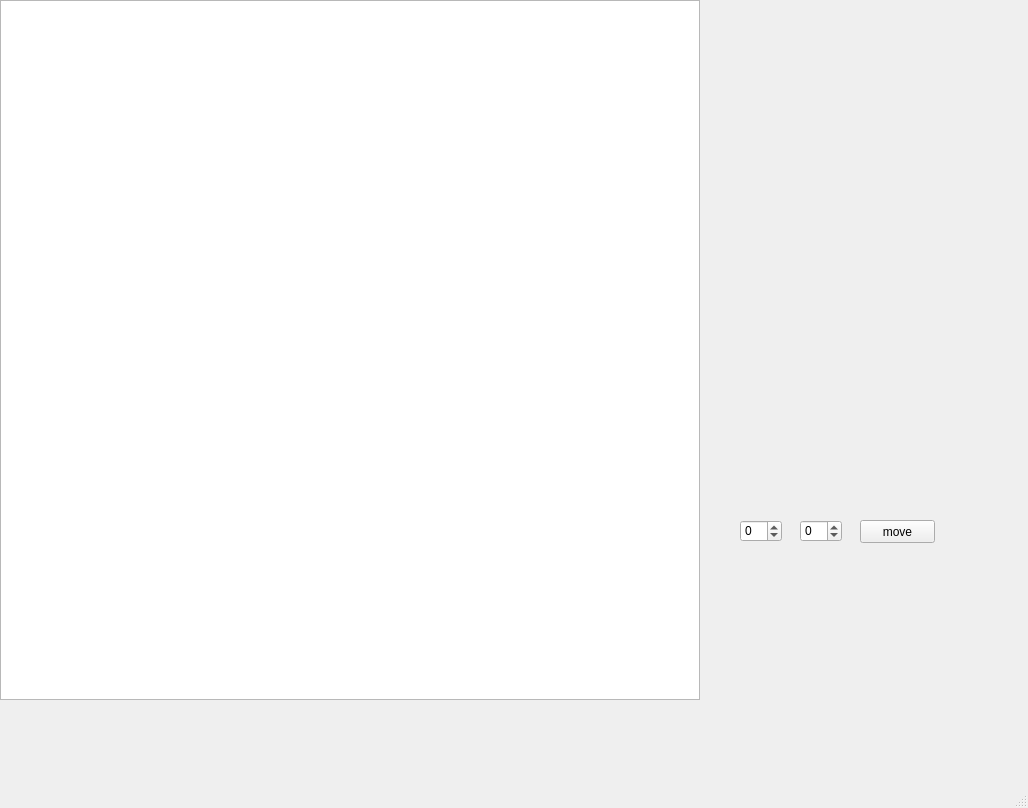
<?xml version="1.0" encoding="UTF-8"?>
<ui version="4.0">
 <class>MainWindow</class>
 <widget class="QMainWindow" name="MainWindow">
  <property name="geometry">
   <rect>
    <x>0</x>
    <y>0</y>
    <width>1028</width>
    <height>808</height>
   </rect>
  </property>
  <property name="windowTitle">
   <string>MainWindow</string>
  </property>
  <widget class="QWidget" name="centralwidget">
   <widget class="QSpinBox" name="spinBox_x">
    <property name="geometry">
     <rect>
      <x>740</x>
      <y>520</y>
      <width>42</width>
      <height>22</height>
     </rect>
    </property>
    <property name="minimum">
     <number>-1000</number>
    </property>
    <property name="maximum">
     <number>1000</number>
    </property>
   </widget>
   <widget class="QSpinBox" name="spinBox_y">
    <property name="geometry">
     <rect>
      <x>800</x>
      <y>520</y>
      <width>42</width>
      <height>22</height>
     </rect>
    </property>
    <property name="minimum">
     <number>-1000</number>
    </property>
    <property name="maximum">
     <number>1000</number>
    </property>
   </widget>
   <widget class="QPushButton" name="pushButton">
    <property name="geometry">
     <rect>
      <x>860</x>
      <y>520</y>
      <width>75</width>
      <height>23</height>
     </rect>
    </property>
    <property name="text">
     <string>move</string>
    </property>
   </widget>
   <widget class="QGraphicsView" name="graphicsView">
    <property name="geometry">
     <rect>
      <x>0</x>
      <y>0</y>
      <width>700</width>
      <height>700</height>
     </rect>
    </property>
   </widget>
  </widget>
  <widget class="QMenuBar" name="menubar">
   <property name="geometry">
    <rect>
     <x>0</x>
     <y>0</y>
     <width>1028</width>
     <height>21</height>
    </rect>
   </property>
  </widget>
  <widget class="QStatusBar" name="statusbar"/>
 </widget>
 <resources/>
 <connections/>
</ui>
